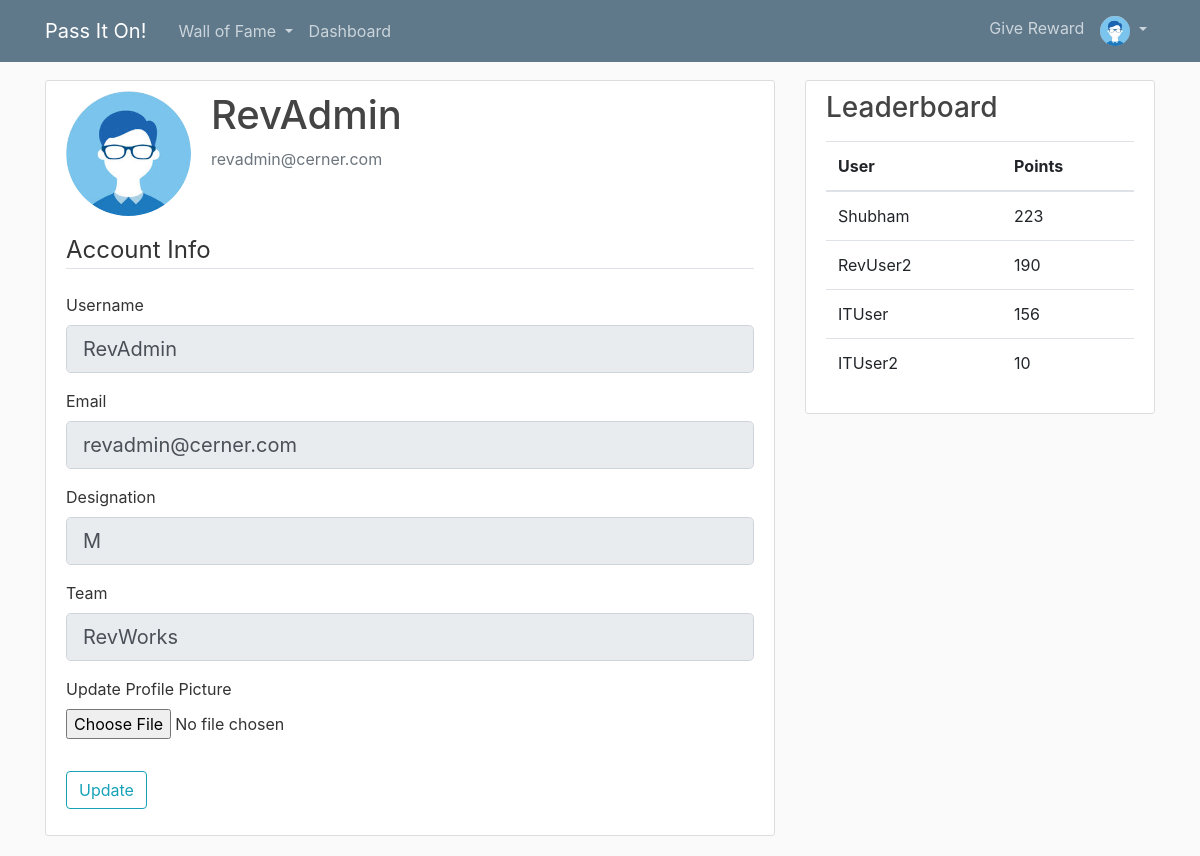
Page /account (signed in) on the committed database.
### flaskblog/models.py (models this page shows, shortened)
class User(db.Model, UserMixin):
    id = db.Column(db.Integer, primary_key=True)
    username = db.Column(db.String(20), unique=True, nullable=False)
    designation = db.Column(db.String(15), nullable=False)
    team = db.Column(db.String(15), nullable=False)
    email = db.Column(db.String(120), unique=True, nullable=False)
    image_file = db.Column(db.String(20), nullable=False, default='default.jpg')
    password = db.Column(db.String(60), nullable=False)
    balance = db.Column(db.Integer, nullable=False, default=0)
    earned = db.Column(db.Integer, nullable=False, default=0)
    posts = db.relationship('Post', backref='author', lazy=True)
    rewards = db.relationship('Reward', backref='giver', lazy=True)

### flaskblog/users/routes.py (the view)
@users.route('/account' , methods =['GET', 'POST'])
@login_required
def account():
    form = UpdateAccountForm()
    if form.validate_on_submit():
        if form.picture.data:
            picture_file = save_picture(form.picture.data)
            current_user.image_file = picture_file
        current_user.username = form.username.data
        current_user.email = form.email.data
        db.session.commit()
        flash(f'Your account has been updated!', 'success')
        return redirect(url_for('users.account'))
    elif request.method == 'GET':
        form.username.data = current_user.username
        form.email.data = current_user.email
        form.designation.data = current_user.designation
        form.team.data = current_user.team
    image_file = url_for('static', filename='profile_pics/'+ current_user.image_file )
    counts = User.query.order_by(desc(User.earned)).limit(5)
    return render_template('account.html', title='Account', image_file=image_file,
                           form=form, counts=counts )

### flaskblog/users/forms.py (shortened to what this page needs)
class UpdateAccountForm(FlaskForm):
    username = StringField('Username', render_kw={'readonly': True})
    email = StringField('Email', render_kw={'readonly': True})
    picture = FileField('Update Profile Picture', validators=[FileAllowed(['jpg','png'])])
    designation = StringField('Designation', render_kw={'readonly': True})
    team = StringField('Team', render_kw={'readonly': True})
    submit = SubmitField('Update')

### flaskblog/models.py (called while the page is built)
@login_manager.user_loader
def load_user(user_id):
    return User.query.get(int(user_id))

### flaskblog/templates/account.html (shortened to what this page needs)
{% extends 'layout.html' %}
{% block content %}
    <div class="content-section">
      <div class="media">
        <img class="rounded-circle account-img" src="{{ image_file }}">
        <div class="media-body">
          <h2 class="account-heading">{{ current_user.username }}</h2>
          <p class="text-secondary">{{  current_user.email }}</p>
        </div>
      </div>
			<form method="POST" action="" enctype="multipart/form-data">
				<fieldset class="form-group">
					<legend class="border-bottom mb-4">Account Info</legend>
					<div class="form-group">
						{{ form.username.label(class="form-control-label") }}
						{% if form.username.errors %}
							{{ form.username(class="form-control form-control-lg is-invalid") }}
							<div class="invalid-feedback">
								{% for error in form.username.errors %}
									<span> {{ error }} </span>
								{% endfor %}
							</div>
						{% else %}
							{{ form.username(class="form-control form-control-lg") }}
						{% endif %}
					</div>
					<div class="form-group">
						{{ form.email.label(class="form-control-label") }}
						{% if form.email.errors %}
							{{ form.email(class="form-control form-control-lg is-invalid") }}
							<div class="invalid-feedback">
								{% for error in form.email.errors %}
									<span> {{ error }} </span>
								{% endfor %}
							</div>
						{% else %}
							{{ form.email(class="form-control form-control-lg") }}
						{% endif %}
					</div>
					<div class="form-group">
						{{ form.designation.label(class="form-control-label") }}
						{% if form.designation.errors %}
							{{ form.designation(class="form-control form-control-lg is-invalid") }}
							<div class="invalid-feedback">
								{% for error in form.designation.errors %}
									<span> {{ error }} </span>
								{% endfor %}
							</div>
						{% else %}
							{{ form.designation(class="form-control form-control-lg") }}
						{% endif %}
					</div>
					<div class="form-group">
						{{ form.team.label(class="form-control-label") }}
						{% if form.team.errors %}
							{{ form.team(class="form-control form-control-lg is-invalid") }}
							<div class="invalid-feedback">
								{% for error in form.team.errors %}
									<span> {{ error }} </span>
								{% endfor %}
							</div>
						{% else %}
							{{ form.team(class="form-control form-control-lg") }}
						{% endif %}
					</div>
					<div class="form-group">
						{{ form.picture.label() }}
						{{ form.picture(class="form-control-file") }}
					</div>
				</fieldset>
				<div class="form-group">
					{{ form.submit(class="btn btn-outline-info") }}
				</div>
			</form>
    </div>
{% endblock content%}

### flaskblog/templates/layout.html (shortened to what this page needs)
<!DOCTYPE html>
<html>
	<head>
        <link rel="stylesheet" href="https://stackpath.bootstrapcdn.com/bootstrap/4.2.1/css/bootstrap.min.css">
        <link rel="stylesheet" type= "text/css" href="{{ url_for('static', filename='main.css')}}">
	</head>
    	<body>
        	<header class="site-header">
                  <nav class="navbar navbar-expand-md navbar-dark bg-steel fixed-top">
                    <div class="container">
                      <a class="navbar-brand mr-4" href="{{ url_for('main.home_all') }}">Pass It On!</a>
                      <div class="collapse navbar-collapse" id="navbarToggle">
                        <div class="navbar-nav mr-auto">
                          {% if current_user.is_authenticated %}
                            <li class="nav-item dropdown">
                                <a class="nav-link dropdown-toggle" href="#" id="navbarDropdown" role="button" data-toggle="dropdown" aria-haspopup="true" aria-expanded="false">
                                  Wall of Fame
                                </a>
                            </li>
                          {% else %}
                          <a class="nav-item nav-link" href="{{ url_for('main.home') }}">Wall of Fame</a>
                          {% endif %}
                          <a class="nav-item nav-link" href="{{ url_for('rewards.dashboard') }}">Dashboard</a>
                        </div>
                        <div class="navbar-nav">
                          {% if current_user.is_authenticated %}
                              <a class="nav-item nav-link" href="{{ url_for('rewards.search_associate') }}">Give Reward</a>
                              <li class="nav-item dropdown">
                                <a class="nav-link dropdown-toggle" href="#" id="navbarDropdown" role="button" data-toggle="dropdown" aria-haspopup="true" aria-expanded="false">
                                  <img class="rounded-circle article-img-icon" src="{{ url_for('static', filename='profile_pics/' + current_user.image_file) }}">
                                </a>
                            </li>
                          {% else %}
                              <a class="nav-item nav-link" href="{{ url_for('users.login') }}">Login</a>
                              <a class="nav-item nav-link" href="{{ url_for('users.register') }}">Register</a>
                          {% endif %}
                        </div>
                      </div>
                    </div>
                  </nav>
            </header>
        	<main role="main" class="container">
                  <div class="row">
                    <div class="col-md-8">
                      {% block content %}{% endblock %}
                    </div>
                    <div class="col-md-4">
                    {% if counts %}
                      <div class="content-section">
                        <h3>Leaderboard</h3>
                          <table class="table">
                              <thead>
                                <tr>
                                  <th scope="col">User</th>
                                  <th scope="col">Points</th>
                                </tr>
                              </thead>
                              <tbody>
                                   {% for count in counts %}
                                   {% if count.earned > 0 %}
                                    <tr>
                                        <td>{{ count.username }}</td>
                                        <td>{{ count.earned }}</td>
                                    </tr>
                                    {% endif %}
                                  {% endfor %}
                              </tbody>
                         </table>
                      </div>
                      {% endif%}
                    </div>
                  </div>
            </main>
	</body>
</html>

### flaskblog/static/main.css (style rules this page uses)
body { background: #fafafa; color: #333333; margin-top: 5rem; }
h1, h2, h3, h4, h5, h6 { color: #444444; }
.bg-steel { background-color: #5f788a; }
.site-header .navbar-nav .nav-link { color: #cbd5db; }
.content-section { background: #ffffff; padding: 10px 20px; border: 1px solid #dddddd; border-radius: 3px; margin-bottom: 20px; }
.article-img-icon { height: 30px; width: 30px; margin:0px; }
.account-img { height: 125px; width: 125px; margin-right: 20px; margin-bottom: 16px; }
.account-heading { font-size: 2.5rem; }

### rows in the picture
User: image_file (placeholder picture), username "RevAdmin", email "revadmin@cerner.com", designation "M", team "RevWorks"
User: username "Shubham", earned "223"
User: username "RevUser2", earned "190"
User: username "ITUser", earned "156"
User: username "ITUser2", earned "10"
